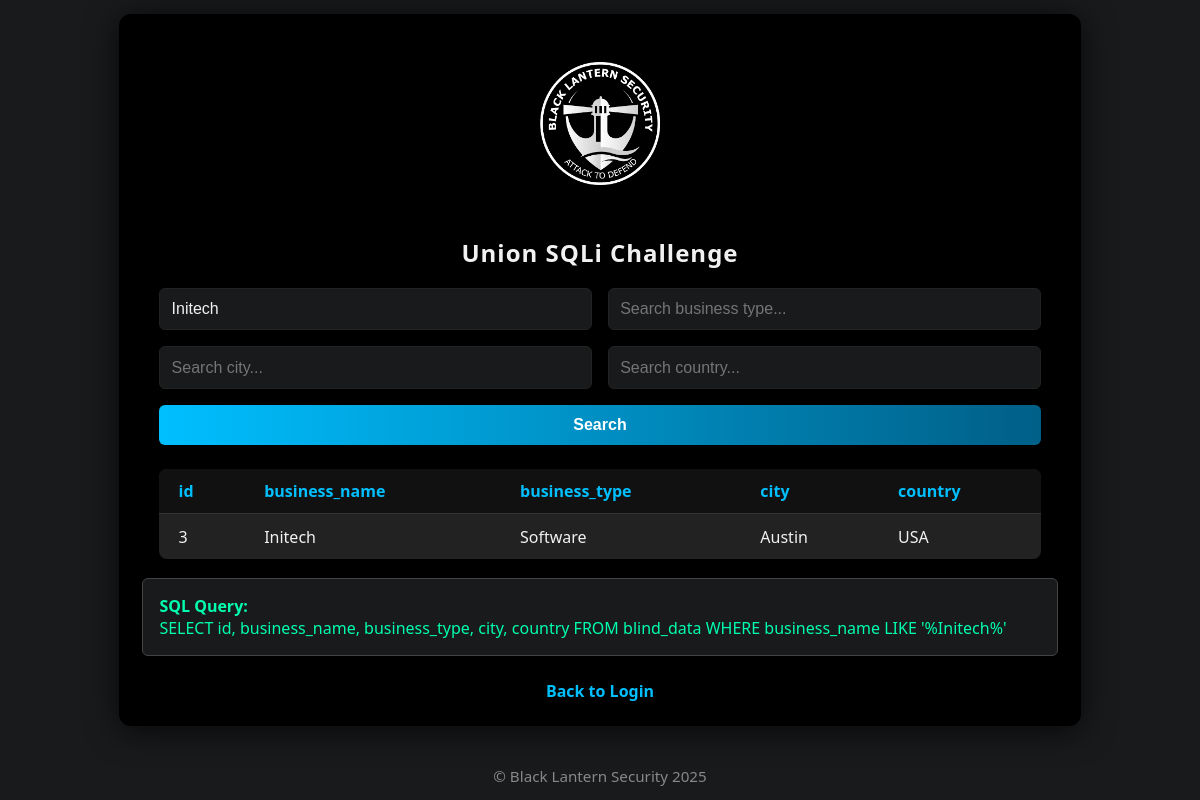
Page /union.php?business_name=Initech on the committed database.
### tables this page shows
CREATE TABLE IF NOT EXISTS blind_data (
    id INT AUTO_INCREMENT PRIMARY KEY,
    business_name VARCHAR(255),
    business_type VARCHAR(255),
    city VARCHAR(255),
    country VARCHAR(255)
);

### html/union.php (the view, shortened to what this page needs)
<?php
$host = getenv('MYSQL_HOST') ?: 'db';
$user = getenv('MYSQL_USER') ?: 'vulnuser';
$pass = getenv('MYSQL_PASSWORD') ?: 'vulnpass';
$db = getenv('MYSQL_DB') ?: 'vulnweb';
$conn = new mysqli($host, $user, $pass, $db);
$business_name = isset($_GET['business_name']) ? $_GET['business_name'] : '';
$business_type = isset($_GET['business_type']) ? $_GET['business_type'] : '';
$city = isset($_GET['city']) ? $_GET['city'] : '';
$country = isset($_GET['country']) ? $_GET['country'] : '';
function processQuery($conn, $query) {
    $res = $conn->query($query);
    $headers = [];
    $results = [];
    $fields = $res->fetch_fields();
    foreach ($fields as $field) {
        $headers[] = $field->name;
    }
    while ($row = $res->fetch_row()) {
        $results[] = $row;
    }
    return ['error' => '', 'headers' => $headers, 'results' => $results];
}
$query = "SELECT id, business_name, business_type, city, country FROM blind_data WHERE 1=1";
if ($business_name !== '') {
    $query = "SELECT id, business_name, business_type, city, country FROM blind_data WHERE business_name LIKE '%" . $business_name . "%'";
}
$result = processQuery($conn, $query);
$headers = $result['headers'];
$results = $result['results'];
?>
<!doctype html>
<html lang="en">
<head>
</head>
<body>
  <div class="container">
    <div class="logo-bg"><img src="/assets/BLS.png" alt="BLS Logo" class="logo"></div>
    <h2>Union SQLi Challenge</h2>
    <form method="get">
      <div class="search-row">
        <input type="text" name="business_name" placeholder="Search business name..." value="<?php echo htmlspecialchars($business_name); ?>">
        <input type="text" name="business_type" placeholder="Search business type..." value="<?php echo htmlspecialchars($business_type); ?>">
      </div>
      <div class="search-row">
        <input type="text" name="city" placeholder="Search city..." value="<?php echo htmlspecialchars($city); ?>">
        <input type="text" name="country" placeholder="Search country..." value="<?php echo htmlspecialchars($country); ?>">
      </div>
      <input type="submit" value="Search">
    </form>
    <?php if ($results && $headers): ?>
    <table>
      <tr><?php foreach ($headers as $h) echo "<th>".htmlspecialchars($h)."</th>"; ?></tr>
      <?php foreach ($results as $row): ?><tr><?php foreach ($row as $cell) echo "<td>".htmlspecialchars($cell)."</td>"; ?></tr><?php endforeach; ?>
    </table>
    <?php endif; ?>
    <?php if ($query): ?><div class="sql"><b>SQL Query:</b><br><?php echo htmlspecialchars($query); ?></div><?php endif; ?>
    <div class="nav"><a href="index.php">Back to Login</a></div>
  </div>
  <div class="footer">&copy; Black Lantern Security 2025</div>
</body>
</html>

### html/union.php (style rules this page uses)
body { background: #181a1b; color: #f1f1f1; font-family: 'Segoe UI', Arial, sans-serif; display: flex; flex-direction: column; min-height: 100vh; margin: 0; justify-content: center; align-items: center; }
.container { background: #000; padding: 2rem 2.5rem 1.5rem 2.5rem; border-radius: 12px; box-shadow: 0 4px 32px rgba(0,0,0,0.7); display: flex; flex-direction: column; align-items: center; min-width: 340px; }
.logo-bg { background: #000; border-radius: 10px; padding: 16px 24px 12px 24px; margin-bottom: 1.2rem; display: flex; justify-content: center; align-items: center; }
.logo { width: 120px; display: block; }
h2 { margin-bottom: 1.2rem; font-weight: 600; letter-spacing: 1px; }
form { display: flex; flex-direction: column; width: 100%; gap: 1rem; }
.search-row { display: flex; gap: 1rem; }
input[type=text] { background: #181a1b; border: 1px solid #222; border-radius: 6px; padding: 0.7rem; color: #f1f1f1; font-size: 1rem; outline: none; transition: border 0.2s; flex: 1; }
input[type=submit] { background: linear-gradient(90deg, #00bfff 0%, #005f87 100%); color: #fff; border: none; border-radius: 6px; padding: 0.7rem; font-size: 1rem; font-weight: 600; cursor: pointer; transition: background 0.2s; }
table { margin-top: 1.5rem; border-collapse: collapse; width: 100%; background: #222; border-radius: 8px; overflow: hidden; }
th, td { padding: 0.7rem 1.2rem; border-bottom: 1px solid #333; text-align: left; }
th { background: #111; color: #00bfff; }
tr:last-child td { border-bottom: none; }
.footer { margin-top: 2.5rem; color: #888; font-size: 0.95rem; text-align: center; }
.sql { background: #181a1b; border: 1px solid #444; border-radius: 6px; padding: 1rem; color: #00ffae; font-size: 1rem; margin-top: 1.2rem; width: 100%; overflow-x: auto; }
.nav { margin-top: 1.5rem; }
.nav a { color: #00bfff; text-decoration: none; font-weight: 600; }

### rows in the picture
blind_data: id "3", business_name "Initech", business_type "Software", city "Austin", country "USA"

### other values in the picture
$h "id"
$h "business_name"
$h "business_type"
$h "city"
$h "country"
$query "SELECT id, business_name, business_type, city, country FROM blind_data WHERE business_name LIKE '%Initech%'"
